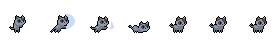
#> input picture Assets/Art/characters/jackson/cat04_attack_strip7.png, 280 x 40 px, found by its file name
$ python palette_swap.py
#> lines starting #> are read from the running program, lines starting #| are printed output that depends on the picture
"""
Palette swap: cat04 → jax color mapping
Run from the jax_spritesheets directory or any location.
"""
from PIL import Image
import os
import sys

SPRITE_DIR = os.path.dirname(os.path.abspath(__file__))

# (source_rgb) -> (target_rgb)
COLOR_MAP = [
    ((143, 155, 169), (240, 229, 229)),  # main body fur: medium gray → warm cream
    ((117, 127, 139), (252, 252, 252)),  # belly/highlights: light gray → near-white
    ((87,  37,  59),  (189, 136, 121)),  # nose/tongue/inner ear: dark maroon → pinkish brown
]

TOLERANCE = 3

FILES = [
    ("cat04_attack_strip7.png",            "jax_attack_strip7.png"),
    ("cat04_crouch_strip8.png",            "jax_crouch_strip8.png"),
    ("cat04_dash_strip9.png",              "jax_dash_strip9.png"),
    ("cat04_die_strip8.png",               "jax_die_strip8.png"),
    ("cat04_fright_strip8.png",            "jax_fright_strip8.png"),
    ("cat04_hurt_strip4.png",              "jax_hurt_strip4.png"),
    ("cat04_idle_strip8.png",              "jax_idle_strip8.png"),
    ("cat04_land_strip2.png",              "jax_land_strip2.png"),
    ("cat04_ledgeclimb_strip11.png",       "jax_ledgeclimb_strip11.png"),
    ("cat04_ledgeclimb_struggle_strip12.png", "jax_ledgeclimb_struggle_strip12.png"),
    ("cat04_ledgegrab_strip5.png",         "jax_ledgegrab_strip5.png"),
    ("cat04_ledgeidle_strip8.png",         "jax_ledgeidle_strip8.png"),
    ("cat04_liedown_strip24.png",          "jax_liedown_strip24.png"),
    ("cat04_sit_strip8.png",               "jax_sit_strip8.png"),
    ("cat04_walk_strip8.png",              "jax_walk_strip8.png"),
    ("cat04_wallclimb_strip8.png",         "jax_wallclimb_strip8.png"),
    ("cat04_wallgrab_strip8.png",          "jax_wallgrab_strip8.png"),
]


def matches(pixel_rgb, target_rgb, tol):
    return all(abs(pixel_rgb[i] - target_rgb[i]) <= tol for i in range(3))


def swap_palette(src_path, dst_path, sanity_file=None):
    img = Image.open(src_path).convert("RGBA")
#> img is the input picture: PIL image 280x40 RGBA; mean R, G, B, A 10.1, 10.8, 11.9, 29.8
    pixels = img.load()
    w, h = img.size
#> w = 280; h = 40
    changed = 0

    for y in range(h):
        for x in range(w):
            r, g, b, a = pixels[x, y]
            if a == 0:
                continue  # skip fully transparent
            for src_rgb, dst_rgb in COLOR_MAP:
                if matches((r, g, b), src_rgb, TOLERANCE):
                    pixels[x, y] = (dst_rgb[0], dst_rgb[1], dst_rgb[2], a)
                    changed += 1
                    break
#> after the loop, changed = 553

    img.save(dst_path, "PNG")
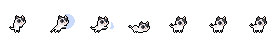
#> saved as jax_attack_strip7.png: PIL image 280x40 RGBA; mean R, G, B, A 15.7, 15.5, 16, 29.8; transparent parts drawn white
    return changed, w * h


total_files = 0
for src_name, dst_name in FILES:
    src = os.path.join(SPRITE_DIR, src_name)
    dst = os.path.join(SPRITE_DIR, dst_name)
    if not os.path.exists(src):
        print(f"  MISSING: {src_name}")
        continue
    changed, total = swap_palette(src, dst)
#> changed = 553; total = 11200
    pct = 100.0 * changed / total if total else 0
#> pct = 4.94
    print(f"  {dst_name}: {changed}/{total} pixels changed ({pct:.1f}%)")
#|   jax_attack_strip7.png: 553/11200 pixels changed (4.9%)
    total_files += 1
#> pass 2 of the loop `for src_name, dst_name in FILES:`:
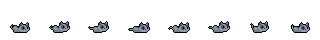
#> input picture Assets/Art/characters/npcs/blue/cat04_crouch_strip8.png, 320 x 40 px, found by its file name
#> in swap_palette, img is the input picture: PIL image 320x40 RGBA; mean R, G, B, A 7.6, 8, 8.8, 24.4
#> after the loop in swap_palette (call 2), `for y in range(h):`: changed = 602
#> in swap_palette (call 2), `img.save(dst_path, "PNG")`:
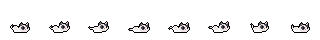
#> saved as jax_crouch_strip8.png: PIL image 320x40 RGBA; mean R, G, B, A 12.7, 12.3, 12.4, 24.4; transparent parts drawn white
#> `changed, total = swap_palette(src, dst)`: total = 12800
#> pct = 4.7
#|   jax_crouch_strip8.png: 602/12800 pixels changed (4.7%)
#> pass 3 of the loop `for src_name, dst_name in FILES:`:
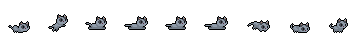
#> input picture Assets/Art/characters/jackson/cat04_dash_strip9.png, 360 x 40 px, found by its file name
#> in swap_palette, img is the input picture: PIL image 360x40 RGBA; mean R, G, B, A 8.7, 9.3, 10.1, 28.2
#> after the loop in swap_palette (call 3), `for y in range(h):`: changed = 777
#> in swap_palette (call 3), `img.save(dst_path, "PNG")`:
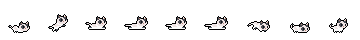
#> saved as jax_dash_strip9.png: PIL image 360x40 RGBA; mean R, G, B, A 14.7, 14.3, 14.5, 28.2; transparent parts drawn white
#> `changed, total = swap_palette(src, dst)`: total = 14400
#> pct = 5.4
#|   jax_dash_strip9.png: 777/14400 pixels changed (5.4%)
#> the loop made 17 passes; the first 3 are shown

print(f"\nDone: {total_files} files converted.")
